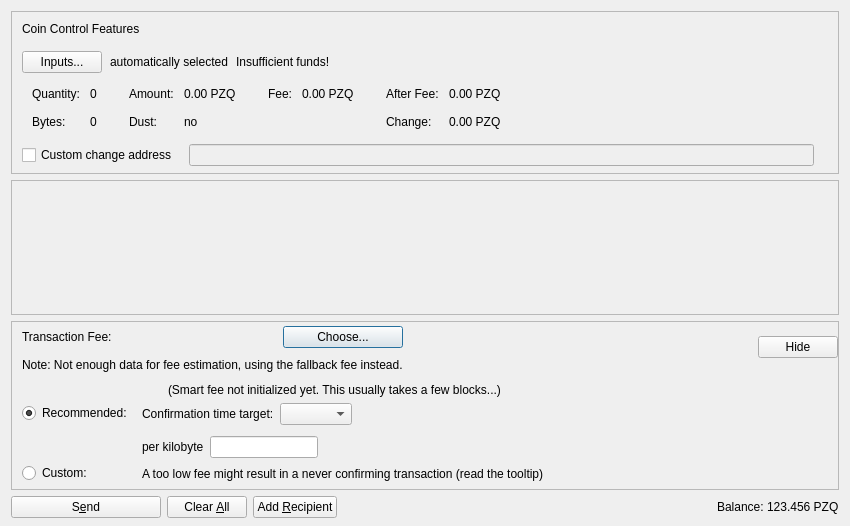
<?xml version="1.0" encoding="UTF-8"?>
<ui version="4.0">
 <class>SendCoinsDialog</class>
 <widget class="QDialog" name="SendCoinsDialog">
  <property name="geometry">
   <rect>
    <x>0</x>
    <y>0</y>
    <width>850</width>
    <height>526</height>
   </rect>
  </property>
  <property name="windowTitle">
   <string>Send Coins</string>
  </property>
  <layout class="QVBoxLayout" name="verticalLayout" stretch="0,1,0,0">
   <property name="bottomMargin">
    <number>8</number>
   </property>
   <item>
    <widget class="QFrame" name="frameCoinControl">
     <property name="sizePolicy">
      <sizepolicy hsizetype="Expanding" vsizetype="Expanding">
       <horstretch>0</horstretch>
       <verstretch>0</verstretch>
      </sizepolicy>
     </property>
     <property name="maximumSize">
      <size>
       <width>16777215</width>
       <height>16777215</height>
      </size>
     </property>
     <property name="frameShape">
      <enum>QFrame::StyledPanel</enum>
     </property>
     <property name="frameShadow">
      <enum>QFrame::Sunken</enum>
     </property>
     <layout class="QVBoxLayout" name="verticalLayoutCoinControl2">
      <property name="spacing">
       <number>0</number>
      </property>
      <property name="leftMargin">
       <number>0</number>
      </property>
      <property name="topMargin">
       <number>0</number>
      </property>
      <property name="rightMargin">
       <number>0</number>
      </property>
      <property name="bottomMargin">
       <number>6</number>
      </property>
      <item>
       <layout class="QVBoxLayout" name="verticalLayoutCoinControl" stretch="0,0,0,0,1">
        <property name="spacing">
         <number>0</number>
        </property>
        <property name="leftMargin">
         <number>10</number>
        </property>
        <property name="topMargin">
         <number>10</number>
        </property>
        <item>
         <layout class="QHBoxLayout" name="horizontalLayoutCoinControl1">
          <property name="bottomMargin">
           <number>15</number>
          </property>
          <item>
           <widget class="QLabel" name="labelCoinControlFeatures">
            <property name="sizePolicy">
             <sizepolicy hsizetype="Preferred" vsizetype="Maximum">
              <horstretch>0</horstretch>
              <verstretch>0</verstretch>
             </sizepolicy>
            </property>
            <property name="text">
             <string>Coin Control Features</string>
            </property>
           </widget>
          </item>
         </layout>
        </item>
        <item>
         <layout class="QHBoxLayout" name="horizontalLayoutCoinControl2" stretch="0,0,0,0">
          <property name="spacing">
           <number>8</number>
          </property>
          <property name="bottomMargin">
           <number>10</number>
          </property>
          <item>
           <widget class="QPushButton" name="pushButtonCoinControl">
            <property name="styleSheet">
             <string notr="true"/>
            </property>
            <property name="text">
             <string>Inputs...</string>
            </property>
            <property name="autoDefault">
             <bool>false</bool>
            </property>
           </widget>
          </item>
          <item>
           <widget class="QLabel" name="labelCoinControlAutomaticallySelected">
            <property name="text">
             <string>automatically selected</string>
            </property>
            <property name="margin">
             <number>5</number>
            </property>
           </widget>
          </item>
          <item>
           <widget class="QLabel" name="labelCoinControlInsuffFunds">
            <property name="text">
             <string>Insufficient funds!</string>
            </property>
            <property name="margin">
             <number>5</number>
            </property>
           </widget>
          </item>
          <item>
           <spacer name="horizontalSpacerCoinControl">
            <property name="orientation">
             <enum>Qt::Horizontal</enum>
            </property>
            <property name="sizeHint" stdset="0">
             <size>
              <width>40</width>
              <height>1</height>
             </size>
            </property>
           </spacer>
          </item>
         </layout>
        </item>
        <item>
         <widget class="QWidget" name="widgetCoinControl" native="true">
          <property name="sizePolicy">
           <sizepolicy hsizetype="Preferred" vsizetype="Preferred">
            <horstretch>0</horstretch>
            <verstretch>0</verstretch>
           </sizepolicy>
          </property>
          <property name="minimumSize">
           <size>
            <width>0</width>
            <height>0</height>
           </size>
          </property>
          <property name="styleSheet">
           <string notr="true"/>
          </property>
          <layout class="QHBoxLayout" name="horizontalLayoutCoinControl5">
           <property name="leftMargin">
            <number>0</number>
           </property>
           <property name="topMargin">
            <number>0</number>
           </property>
           <property name="rightMargin">
            <number>0</number>
           </property>
           <property name="bottomMargin">
            <number>0</number>
           </property>
           <item>
            <layout class="QHBoxLayout" name="horizontalLayoutCoinControl3" stretch="0,0,0,1">
             <property name="spacing">
              <number>20</number>
             </property>
             <property name="topMargin">
              <number>0</number>
             </property>
             <property name="bottomMargin">
              <number>10</number>
             </property>
             <item>
              <layout class="QFormLayout" name="formLayoutCoinControl1">
               <property name="horizontalSpacing">
                <number>10</number>
               </property>
               <property name="verticalSpacing">
                <number>14</number>
               </property>
               <property name="leftMargin">
                <number>10</number>
               </property>
               <property name="topMargin">
                <number>4</number>
               </property>
               <property name="rightMargin">
                <number>6</number>
               </property>
               <item row="0" column="0">
                <widget class="QLabel" name="labelCoinControlQuantityText">
                 <property name="text">
                  <string>Quantity:</string>
                 </property>
                 <property name="margin">
                  <number>0</number>
                 </property>
                </widget>
               </item>
               <item row="0" column="1">
                <widget class="QLabel" name="labelCoinControlQuantity">
                 <property name="cursor">
                  <cursorShape>IBeamCursor</cursorShape>
                 </property>
                 <property name="contextMenuPolicy">
                  <enum>Qt::ActionsContextMenu</enum>
                 </property>
                 <property name="text">
                  <string notr="true">0</string>
                 </property>
                 <property name="margin">
                  <number>0</number>
                 </property>
                 <property name="textInteractionFlags">
                  <set>Qt::LinksAccessibleByMouse|Qt::TextSelectableByKeyboard|Qt::TextSelectableByMouse</set>
                 </property>
                </widget>
               </item>
               <item row="1" column="0">
                <widget class="QLabel" name="labelCoinControlBytesText">
                 <property name="text">
                  <string>Bytes:</string>
                 </property>
                </widget>
               </item>
               <item row="1" column="1">
                <widget class="QLabel" name="labelCoinControlBytes">
                 <property name="cursor">
                  <cursorShape>IBeamCursor</cursorShape>
                 </property>
                 <property name="contextMenuPolicy">
                  <enum>Qt::ActionsContextMenu</enum>
                 </property>
                 <property name="text">
                  <string notr="true">0</string>
                 </property>
                 <property name="textInteractionFlags">
                  <set>Qt::LinksAccessibleByMouse|Qt::TextSelectableByKeyboard|Qt::TextSelectableByMouse</set>
                 </property>
                </widget>
               </item>
              </layout>
             </item>
             <item>
              <layout class="QFormLayout" name="formLayoutCoinControl2">
               <property name="horizontalSpacing">
                <number>10</number>
               </property>
               <property name="verticalSpacing">
                <number>14</number>
               </property>
               <property name="leftMargin">
                <number>6</number>
               </property>
               <property name="topMargin">
                <number>4</number>
               </property>
               <property name="rightMargin">
                <number>6</number>
               </property>
               <item row="0" column="0">
                <widget class="QLabel" name="labelCoinControlAmountText">
                 <property name="text">
                  <string>Amount:</string>
                 </property>
                 <property name="margin">
                  <number>0</number>
                 </property>
                </widget>
               </item>
               <item row="0" column="1">
                <widget class="QLabel" name="labelCoinControlAmount">
                 <property name="cursor">
                  <cursorShape>IBeamCursor</cursorShape>
                 </property>
                 <property name="contextMenuPolicy">
                  <enum>Qt::ActionsContextMenu</enum>
                 </property>
                 <property name="text">
                  <string notr="true">0.00 PZQ</string>
                 </property>
                 <property name="textInteractionFlags">
                  <set>Qt::LinksAccessibleByMouse|Qt::TextSelectableByKeyboard|Qt::TextSelectableByMouse</set>
                 </property>
                </widget>
               </item>
               <item row="1" column="0">
                <widget class="QLabel" name="labelCoinControlLowOutputText">
                 <property name="text">
                  <string>Dust:</string>
                 </property>
                </widget>
               </item>
               <item row="1" column="1">
                <widget class="QLabel" name="labelCoinControlLowOutput">
                 <property name="cursor">
                  <cursorShape>IBeamCursor</cursorShape>
                 </property>
                 <property name="contextMenuPolicy">
                  <enum>Qt::ActionsContextMenu</enum>
                 </property>
                 <property name="text">
                  <string notr="true">no</string>
                 </property>
                 <property name="textInteractionFlags">
                  <set>Qt::LinksAccessibleByMouse|Qt::TextSelectableByKeyboard|Qt::TextSelectableByMouse</set>
                 </property>
                </widget>
               </item>
              </layout>
             </item>
             <item>
              <layout class="QFormLayout" name="formLayoutCoinControl3">
               <property name="horizontalSpacing">
                <number>10</number>
               </property>
               <property name="verticalSpacing">
                <number>14</number>
               </property>
               <property name="leftMargin">
                <number>6</number>
               </property>
               <property name="topMargin">
                <number>4</number>
               </property>
               <property name="rightMargin">
                <number>6</number>
               </property>
               <item row="0" column="0">
                <widget class="QLabel" name="labelCoinControlFeeText">
                 <property name="text">
                  <string>Fee:</string>
                 </property>
                 <property name="margin">
                  <number>0</number>
                 </property>
                </widget>
               </item>
               <item row="0" column="1">
                <widget class="QLabel" name="labelCoinControlFee">
                 <property name="cursor">
                  <cursorShape>IBeamCursor</cursorShape>
                 </property>
                 <property name="contextMenuPolicy">
                  <enum>Qt::ActionsContextMenu</enum>
                 </property>
                 <property name="text">
                  <string notr="true">0.00 PZQ</string>
                 </property>
                 <property name="textInteractionFlags">
                  <set>Qt::LinksAccessibleByMouse|Qt::TextSelectableByKeyboard|Qt::TextSelectableByMouse</set>
                 </property>
                </widget>
               </item>
              </layout>
             </item>
             <item>
              <layout class="QFormLayout" name="formLayoutCoinControl4">
               <property name="horizontalSpacing">
                <number>10</number>
               </property>
               <property name="verticalSpacing">
                <number>14</number>
               </property>
               <property name="leftMargin">
                <number>6</number>
               </property>
               <property name="topMargin">
                <number>4</number>
               </property>
               <property name="rightMargin">
                <number>6</number>
               </property>
               <item row="0" column="0">
                <widget class="QLabel" name="labelCoinControlAfterFeeText">
                 <property name="text">
                  <string>After Fee:</string>
                 </property>
                 <property name="margin">
                  <number>0</number>
                 </property>
                </widget>
               </item>
               <item row="0" column="1">
                <widget class="QLabel" name="labelCoinControlAfterFee">
                 <property name="cursor">
                  <cursorShape>IBeamCursor</cursorShape>
                 </property>
                 <property name="contextMenuPolicy">
                  <enum>Qt::ActionsContextMenu</enum>
                 </property>
                 <property name="text">
                  <string notr="true">0.00 PZQ</string>
                 </property>
                 <property name="textInteractionFlags">
                  <set>Qt::LinksAccessibleByMouse|Qt::TextSelectableByKeyboard|Qt::TextSelectableByMouse</set>
                 </property>
                </widget>
               </item>
               <item row="1" column="0">
                <widget class="QLabel" name="labelCoinControlChangeText">
                 <property name="text">
                  <string>Change:</string>
                 </property>
                </widget>
               </item>
               <item row="1" column="1">
                <widget class="QLabel" name="labelCoinControlChange">
                 <property name="cursor">
                  <cursorShape>IBeamCursor</cursorShape>
                 </property>
                 <property name="contextMenuPolicy">
                  <enum>Qt::ActionsContextMenu</enum>
                 </property>
                 <property name="text">
                  <string notr="true">0.00 PZQ</string>
                 </property>
                 <property name="textInteractionFlags">
                  <set>Qt::LinksAccessibleByMouse|Qt::TextSelectableByKeyboard|Qt::TextSelectableByMouse</set>
                 </property>
                </widget>
               </item>
              </layout>
             </item>
            </layout>
           </item>
          </layout>
         </widget>
        </item>
        <item>
         <layout class="QHBoxLayout" name="horizontalLayoutCoinControl4" stretch="0,0,0">
          <property name="spacing">
           <number>12</number>
          </property>
          <property name="sizeConstraint">
           <enum>QLayout::SetDefaultConstraint</enum>
          </property>
          <property name="topMargin">
           <number>5</number>
          </property>
          <property name="rightMargin">
           <number>5</number>
          </property>
          <item>
           <widget class="QCheckBox" name="checkBoxCoinControlChange">
            <property name="toolTip">
             <string>If this is activated, but the change address is empty or invalid, change will be sent to a newly generated address.</string>
            </property>
            <property name="text">
             <string>Custom change address</string>
            </property>
           </widget>
          </item>
          <item>
           <widget class="QValidatedLineEdit" name="lineEditCoinControlChange">
            <property name="enabled">
             <bool>false</bool>
            </property>
            <property name="sizePolicy">
             <sizepolicy hsizetype="Expanding" vsizetype="Fixed">
              <horstretch>0</horstretch>
              <verstretch>0</verstretch>
             </sizepolicy>
            </property>
           </widget>
          </item>
          <item>
           <widget class="QLabel" name="labelCoinControlChangeLabel">
            <property name="sizePolicy">
             <sizepolicy hsizetype="Preferred" vsizetype="Expanding">
              <horstretch>0</horstretch>
              <verstretch>0</verstretch>
             </sizepolicy>
            </property>
            <property name="minimumSize">
             <size>
              <width>0</width>
              <height>0</height>
             </size>
            </property>
            <property name="text">
             <string/>
            </property>
            <property name="margin">
             <number>3</number>
            </property>
           </widget>
          </item>
         </layout>
        </item>
        <item>
         <spacer name="verticalSpacerCoinControl">
          <property name="orientation">
           <enum>Qt::Vertical</enum>
          </property>
          <property name="sizeHint" stdset="0">
           <size>
            <width>800</width>
            <height>1</height>
           </size>
          </property>
         </spacer>
        </item>
       </layout>
      </item>
     </layout>
    </widget>
   </item>
   <item>
    <widget class="QScrollArea" name="scrollArea">
     <property name="widgetResizable">
      <bool>true</bool>
     </property>
     <widget class="QWidget" name="scrollAreaWidgetContents">
      <property name="geometry">
       <rect>
        <x>0</x>
        <y>0</y>
        <width>830</width>
        <height>104</height>
       </rect>
      </property>
      <layout class="QVBoxLayout" name="verticalLayout_2" stretch="0,1">
       <property name="leftMargin">
        <number>0</number>
       </property>
       <property name="topMargin">
        <number>0</number>
       </property>
       <property name="rightMargin">
        <number>0</number>
       </property>
       <property name="bottomMargin">
        <number>0</number>
       </property>
       <item>
        <layout class="QVBoxLayout" name="entries">
         <property name="spacing">
          <number>6</number>
         </property>
        </layout>
       </item>
       <item>
        <spacer name="verticalSpacer">
         <property name="orientation">
          <enum>Qt::Vertical</enum>
         </property>
         <property name="sizeHint" stdset="0">
          <size>
           <width>20</width>
           <height>40</height>
          </size>
         </property>
        </spacer>
       </item>
      </layout>
     </widget>
    </widget>
   </item>
   <item>
    <widget class="QFrame" name="frameFee">
     <property name="sizePolicy">
      <sizepolicy hsizetype="Expanding" vsizetype="Expanding">
       <horstretch>0</horstretch>
       <verstretch>0</verstretch>
      </sizepolicy>
     </property>
     <property name="maximumSize">
      <size>
       <width>16777215</width>
       <height>16777215</height>
      </size>
     </property>
     <property name="frameShape">
      <enum>QFrame::StyledPanel</enum>
     </property>
     <property name="frameShadow">
      <enum>QFrame::Sunken</enum>
     </property>
     <layout class="QVBoxLayout" name="verticalLayoutFee1">
      <property name="spacing">
       <number>0</number>
      </property>
      <property name="leftMargin">
       <number>0</number>
      </property>
      <property name="topMargin">
       <number>0</number>
      </property>
      <property name="rightMargin">
       <number>0</number>
      </property>
      <property name="bottomMargin">
       <number>0</number>
      </property>
      <item>
       <layout class="QVBoxLayout" name="verticalLayoutFee2" stretch="0,0,0">
        <property name="spacing">
         <number>0</number>
        </property>
        <property name="leftMargin">
         <number>10</number>
        </property>
        <property name="topMargin">
         <number>0</number>
        </property>
        <item>
         <layout class="QHBoxLayout" name="horizontalLayoutFee1">
          <property name="bottomMargin">
           <number>0</number>
          </property>
          <item>
           <layout class="QVBoxLayout" name="verticalLayoutFee7">
            <property name="spacing">
             <number>0</number>
            </property>
            <item>
             <spacer name="verticalSpacerSmartFee">
              <property name="orientation">
               <enum>Qt::Vertical</enum>
              </property>
              <property name="sizeType">
               <enum>QSizePolicy::Fixed</enum>
              </property>
              <property name="sizeHint" stdset="0">
               <size>
                <width>1</width>
                <height>4</height>
               </size>
              </property>
             </spacer>
            </item>
            <item>
             <layout class="QHBoxLayout" name="horizontalLayoutSmartFee">
              <property name="spacing">
               <number>10</number>
              </property>
              <item>
               <widget class="QLabel" name="labelFeeHeadline">
                <property name="sizePolicy">
                 <sizepolicy hsizetype="Preferred" vsizetype="Maximum">
                  <horstretch>0</horstretch>
                  <verstretch>0</verstretch>
                 </sizepolicy>
                </property>
                <property name="text">
                 <string>Transaction Fee:</string>
                </property>
               </widget>
              </item>
              <item>
               <widget class="QLabel" name="labelFeeMinimized">
                <property name="text">
                 <string/>
                </property>
               </widget>
              </item>
              <item>
               <widget class="QPushButton" name="buttonChooseFee">
                <property name="text">
                 <string>Choose...</string>
                </property>
               </widget>
              </item>
             </layout>
            </item>
            <item>
             <spacer name="verticalSpacer_7">
              <property name="orientation">
               <enum>Qt::Vertical</enum>
              </property>
              <property name="sizeHint" stdset="0">
               <size>
                <width>1</width>
                <height>10</height>
               </size>
              </property>
             </spacer>
            </item>
            <item>
             <widget class="QLabel" name="fallbackFeeWarningLabel">
              <property name="toolTip">
               <string>Using the fallbackfee can result in sending a transaction that will take several hours or days (or never) to confirm. Consider choosing your fee manually or wait until you have validated the complete chain.</string>
              </property>
              <property name="text">
               <string>Note: Not enough data for fee estimation, using the fallback fee instead.</string>
              </property>
              <property name="wordWrap">
               <bool>false</bool>
              </property>
             </widget>
            </item>
            <item>
             <spacer name="verticalSpacer_5">
              <property name="orientation">
               <enum>Qt::Vertical</enum>
              </property>
              <property name="sizeHint" stdset="0">
               <size>
                <width>1</width>
                <height>1</height>
               </size>
              </property>
             </spacer>
            </item>
           </layout>
          </item>
          <item>
           <spacer name="horizontalSpacer_4">
            <property name="orientation">
             <enum>Qt::Horizontal</enum>
            </property>
            <property name="sizeHint" stdset="0">
             <size>
              <width>1</width>
              <height>1</height>
             </size>
            </property>
           </spacer>
          </item>
          <item>
           <widget class="QPushButton" name="buttonMinimizeFee">
            <property name="toolTip">
             <string>Hide transaction fee settings</string>
            </property>
            <property name="text">
             <string>Hide</string>
            </property>
           </widget>
          </item>
         </layout>
        </item>
        <item>
         <widget class="QFrame" name="frameFeeSelection">
          <layout class="QVBoxLayout" name="verticalLayoutFee12">
           <property name="spacing">
            <number>0</number>
           </property>
           <property name="leftMargin">
            <number>0</number>
           </property>
           <property name="topMargin">
            <number>0</number>
           </property>
           <property name="rightMargin">
            <number>0</number>
           </property>
           <property name="bottomMargin">
            <number>0</number>
           </property>
           <item>
            <layout class="QGridLayout" name="gridLayoutFee">
             <property name="topMargin">
              <number>10</number>
             </property>
             <property name="bottomMargin">
              <number>4</number>
             </property>
             <property name="horizontalSpacing">
              <number>10</number>
             </property>
             <property name="verticalSpacing">
              <number>4</number>
             </property>
             <item row="1" column="1">
              <layout class="QVBoxLayout" name="verticalLayoutFee8">
               <property name="spacing">
                <number>6</number>
               </property>
               <property name="topMargin">
                <number>3</number>
               </property>
               <item>
                <layout class="QHBoxLayout" name="horizontalLayoutFee13" stretch="0,0,1">
                 <item>
                  <widget class="QLabel" name="labelCustomPerKilobyte">
                   <property name="toolTip">
                    <string>If the custom fee is set to 1000 duffs and the transaction is only 250 bytes, then &quot;per kilobyte&quot; only pays 250 duffs in fee,&lt;br /&gt;while &quot;at least&quot; pays 1000 duffs. For transactions bigger than a kilobyte both pay by kilobyte.</string>
                   </property>
                   <property name="text">
                    <string>per kilobyte</string>
                   </property>
                  </widget>
                 </item>
                 <item>
                  <widget class="BitcoinAmountField" name="customFee"/>
                 </item>
                 <item>
                  <spacer name="horizontalSpacer_6">
                   <property name="orientation">
                    <enum>Qt::Horizontal</enum>
                   </property>
                   <property name="sizeHint" stdset="0">
                    <size>
                     <width>1</width>
                     <height>1</height>
                    </size>
                   </property>
                  </spacer>
                 </item>
                </layout>
               </item>
               <item>
                <layout class="QHBoxLayout" name="horizontalLayoutFee8">
                 <item>
                  <widget class="QLabel" name="labelCustomFeeWarning">
                   <property name="enabled">
                    <bool>true</bool>
                   </property>
                   <property name="toolTip">
                    <string>When there is less transaction volume than space in the blocks, miners as well as relaying nodes may enforce a minimum fee. Paying only this minimum fee is just fine, but be aware that this can result in a never confirming transaction once there is more demand for PZQ transactions than the network can process.</string>
                   </property>
                   <property name="text">
                    <string>A too low fee might result in a never confirming transaction (read the tooltip)</string>
                   </property>
                  </widget>
                 </item>
                 <item>
                  <spacer name="horizontalSpacer_2">
                   <property name="orientation">
                    <enum>Qt::Horizontal</enum>
                   </property>
                   <property name="sizeHint" stdset="0">
                    <size>
                     <width>1</width>
                     <height>1</height>
                    </size>
                   </property>
                  </spacer>
                 </item>
                </layout>
               </item>
              </layout>
             </item>
             <item row="0" column="0">
              <layout class="QVBoxLayout" name="verticalLayoutFee4" stretch="0,1">
               <property name="topMargin">
                <number>20</number>
               </property>
               <property name="bottomMargin">
                <number>3</number>
               </property>
               <item>
                <widget class="QRadioButton" name="radioSmartFee">
                 <property name="text">
                  <string>Recommended:</string>
                 </property>
                 <property name="checked">
                  <bool>true</bool>
                 </property>
                 <attribute name="buttonGroup">
                  <string notr="true">groupFee</string>
                 </attribute>
                </widget>
               </item>
               <item>
                <spacer name="verticalSpacer_2">
                 <property name="orientation">
                  <enum>Qt::Vertical</enum>
                 </property>
                 <property name="sizeHint" stdset="0">
                  <size>
                   <width>1</width>
                   <height>1</height>
                  </size>
                 </property>
                </spacer>
               </item>
              </layout>
             </item>
             <item row="1" column="0">
              <layout class="QVBoxLayout" name="verticalLayoutFee9" stretch="0,1">
               <property name="topMargin">
                <number>30</number>
               </property>
               <item>
                <widget class="QRadioButton" name="radioCustomFee">
                 <property name="text">
                  <string>Custom:</string>
                 </property>
                 <attribute name="buttonGroup">
                  <string notr="true">groupFee</string>
                 </attribute>
                </widget>
               </item>
               <item>
                <spacer name="verticalSpacer_6">
                 <property name="orientation">
                  <enum>Qt::Vertical</enum>
                 </property>
                 <property name="sizeHint" stdset="0">
                  <size>
                   <width>1</width>
                   <height>1</height>
                  </size>
                 </property>
                </spacer>
               </item>
              </layout>
             </item>
             <item row="0" column="1">
              <layout class="QVBoxLayout" name="verticalLayoutFee3" stretch="0,0,1">
               <property name="spacing">
                <number>6</number>
               </property>
               <property name="topMargin">
                <number>0</number>
               </property>
               <property name="bottomMargin">
                <number>3</number>
               </property>
               <item>
                <layout class="QHBoxLayout" name="horizontalLayoutFee12">
                 <item>
                  <widget class="QLabel" name="labelSmartFee">
                   <property name="text">
                    <string/>
                   </property>
                  </widget>
                 </item>
                 <item>
                  <widget class="QLabel" name="labelFeeEstimation">
                   <property name="text">
                    <string/>
                   </property>
                  </widget>
                 </item>
                 <item>
                  <widget class="QLabel" name="labelSmartFee2">
                   <property name="text">
                    <string>(Smart fee not initialized yet. This usually takes a few blocks...)</string>
                   </property>
                  </widget>
                 </item>
                 <item>
                  <spacer name="horizontalSpacer_5">
                   <property name="orientation">
                    <enum>Qt::Horizontal</enum>
                   </property>
                   <property name="sizeHint" stdset="0">
                    <size>
                     <width>1</width>
                     <height>1</height>
                    </size>
                   </property>
                  </spacer>
                 </item>
                </layout>
               </item>
               <item>
                <layout class="QHBoxLayout" name="horizontalLayoutFee9">
                 <item>
                  <layout class="QVBoxLayout" name="verticalLayoutFee6">
                   <item>
                    <widget class="QLabel" name="labelSmartFee3">
                     <property name="text">
                      <string>Confirmation time target:</string>
                     </property>
                    </widget>
                   </item>
                  </layout>
                 </item>
                 <item>
                  <layout class="QVBoxLayout" name="verticalLayoutFee5">
                   <property name="rightMargin">
                    <number>30</number>
                   </property>
                   <item>
                    <layout class="QHBoxLayout" name="horizontalLayoutConfTarget">
                     <property name="bottomMargin">
                      <number>0</number>
                     </property>
                     <item>
                      <widget class="QComboBox" name="confTargetSelector"/>
                     </item>
                     <item>
                      <spacer name="horizontalSpacerConfTarget">
                       <property name="orientation">
                        <enum>Qt::Horizontal</enum>
                       </property>
                       <property name="sizeHint" stdset="0">
                        <size>
                         <width>40</width>
                         <height>20</height>
                        </size>
                       </property>
                      </spacer>
                     </item>
                    </layout>
                   </item>
                  </layout>
                 </item>
                </layout>
               </item>
               <item>
                <spacer name="verticalSpacer_4">
                 <property name="orientation">
                  <enum>Qt::Vertical</enum>
                 </property>
                 <property name="sizeHint" stdset="0">
                  <size>
                   <width>1</width>
                   <height>1</height>
                  </size>
                 </property>
                </spacer>
               </item>
              </layout>
             </item>
            </layout>
           </item>
          </layout>
         </widget>
        </item>
        <item>
         <spacer name="verticalSpacerFee">
          <property name="orientation">
           <enum>Qt::Vertical</enum>
          </property>
          <property name="sizeHint" stdset="0">
           <size>
            <width>800</width>
            <height>1</height>
           </size>
          </property>
         </spacer>
        </item>
       </layout>
      </item>
     </layout>
    </widget>
   </item>
   <item>
    <layout class="QHBoxLayout" name="horizontalLayout">
     <item>
      <widget class="QPushButton" name="sendButton">
       <property name="minimumSize">
        <size>
         <width>150</width>
         <height>0</height>
        </size>
       </property>
       <property name="toolTip">
        <string>Confirm the send action</string>
       </property>
       <property name="text">
        <string>S&amp;end</string>
       </property>
       <property name="autoDefault">
        <bool>false</bool>
       </property>
       <property name="default">
        <bool>false</bool>
       </property>
      </widget>
     </item>
     <item>
      <widget class="QPushButton" name="clearButton">
       <property name="sizePolicy">
        <sizepolicy hsizetype="Minimum" vsizetype="Fixed">
         <horstretch>0</horstretch>
         <verstretch>0</verstretch>
        </sizepolicy>
       </property>
       <property name="toolTip">
        <string>Clear all fields of the form.</string>
       </property>
       <property name="text">
        <string>Clear &amp;All</string>
       </property>
       <property name="autoDefault">
        <bool>false</bool>
       </property>
      </widget>
     </item>
     <item>
      <widget class="QPushButton" name="addButton">
       <property name="toolTip">
        <string>Send to multiple recipients at once</string>
       </property>
       <property name="text">
        <string>Add &amp;Recipient</string>
       </property>
       <property name="autoDefault">
        <bool>false</bool>
       </property>
      </widget>
     </item>
     <item>
      <spacer name="horizontalSpacer">
       <property name="orientation">
        <enum>Qt::Horizontal</enum>
       </property>
       <property name="sizeHint" stdset="0">
        <size>
         <width>40</width>
         <height>20</height>
        </size>
       </property>
      </spacer>
     </item>
     <item>
      <layout class="QHBoxLayout" name="horizontalLayout_2">
       <property name="spacing">
        <number>3</number>
       </property>
       <item>
        <widget class="QLabel" name="labelBalanceText">
         <property name="text">
          <string>Balance:</string>
         </property>
        </widget>
       </item>
       <item>
        <widget class="QLabel" name="labelBalance">
         <property name="sizePolicy">
          <sizepolicy hsizetype="Preferred" vsizetype="Preferred">
           <horstretch>0</horstretch>
           <verstretch>0</verstretch>
          </sizepolicy>
         </property>
         <property name="cursor">
          <cursorShape>IBeamCursor</cursorShape>
         </property>
         <property name="text">
          <string notr="true">123.456 PZQ</string>
         </property>
         <property name="textInteractionFlags">
          <set>Qt::LinksAccessibleByMouse|Qt::TextSelectableByKeyboard|Qt::TextSelectableByMouse</set>
         </property>
        </widget>
       </item>
      </layout>
     </item>
    </layout>
   </item>
  </layout>
 </widget>
 <customwidgets>
  <customwidget>
   <class>QValidatedLineEdit</class>
   <extends>QLineEdit</extends>
   <header>qt/qvalidatedlineedit.h</header>
  </customwidget>
  <customwidget>
   <class>BitcoinAmountField</class>
   <extends>QLineEdit</extends>
   <header>qt/bitcoinamountfield.h</header>
   <container>1</container>
  </customwidget>
 </customwidgets>
 <resources>
  <include location="../pozoqo.qrc"/>
 </resources>
 <connections/>
 <buttongroups>
  <buttongroup name="groupFee"/>
 </buttongroups>
</ui>
